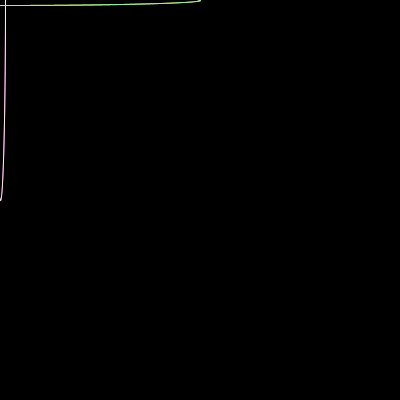
Frame 1 (no input)
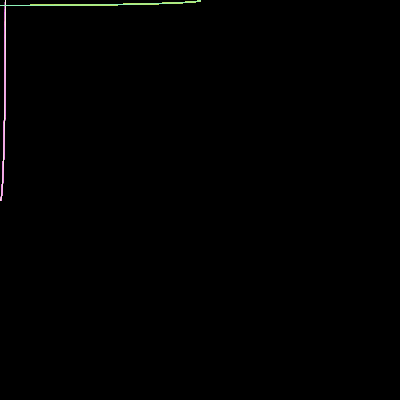
Frame 60 (the mouse pressed at the canvas centre just before this capture)
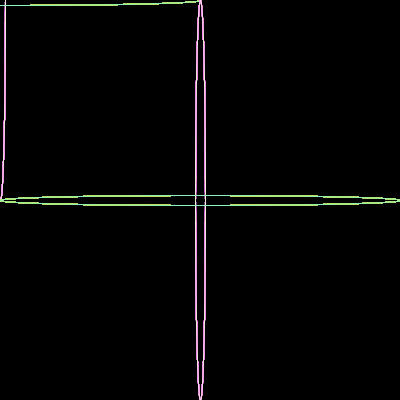
Frame 120 (the mouse held since frame 60 and released just before this capture)

The Processing sketch that drew these frames (run headless with seeded random() and noise(); from frame 60 on, the mouse is pressed at the canvas centre):

// Processing sketch: processing_80624
// ── processing_80624.pde

void setup ()
{
size(400,400);
background(0);
smooth();


}



void draw()

{

 // créer une variable --"Monpetitpanier" est un nom inventé pour la variable. 
 // L'utilisation du "=" permet d'attribuer une valeur 
// Je peux designer d'autres valeurs pour d'autres variables.

int Mavariable1;
Mavariable1=400;

int Mavariable2;
Mavariable2=10;

int Mavariable3;
Mavariable3=400;

int Mavariable4;
Mavariable4=10;

//MaPositionX permet de changer les coordonnés.

int MaPositionx;
MaPositionx=400;

int Mapositiony;
Mapositiony=10;


// Je dessine une ellipse dont la coordonnée est la valeur contenue dans Mavariable1.
  
noFill();
stroke(#E8D313);
ellipse(mouseX,mouseY,Mavariable3,Mavariable4);

stroke(#E413E8);
ellipse(mouseX,mouseY,Mavariable2,Mavariable1);

stroke(#F5F3E1);
ellipse(mouseX,mouseY,Mavariable2,Mavariable1);

stroke(#8EF2BA);
ellipse(mouseX,mouseY,MaPositionx,Mapositiony);




//println donne les coordonnées des déplacements.
 
println(Mavariable1); 
loop();
}
